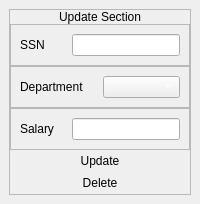
                     <widget class="QFrame" name="frame_197">
                      <property name="sizePolicy">
                       <sizepolicy hsizetype="Preferred" vsizetype="Preferred">
                        <horstretch>0</horstretch>
                        <verstretch>0</verstretch>
                       </sizepolicy>
                      </property>
                      <property name="frameShape">
                       <enum>QFrame::NoFrame</enum>
                      </property>
                      <property name="frameShadow">
                       <enum>QFrame::Plain</enum>
                      </property>
                      <layout class="QVBoxLayout" name="verticalLayout_124" stretch="0">
                       <property name="spacing">
                        <number>9</number>
                       </property>
                       <property name="leftMargin">
                        <number>9</number>
                       </property>
                       <property name="topMargin">
                        <number>9</number>
                       </property>
                       <property name="rightMargin">
                        <number>9</number>
                       </property>
                       <property name="bottomMargin">
                        <number>9</number>
                       </property>
                       <item alignment="Qt::AlignVCenter">
                        <widget class="QFrame" name="frame_207">
                         <property name="frameShape">
                          <enum>QFrame::StyledPanel</enum>
                         </property>
                         <property name="frameShadow">
                          <enum>QFrame::Raised</enum>
                         </property>
                         <layout class="QVBoxLayout" name="verticalLayout_145">
                          <property name="spacing">
                           <number>0</number>
                          </property>
                          <property name="leftMargin">
                           <number>0</number>
                          </property>
                          <property name="topMargin">
                           <number>0</number>
                          </property>
                          <property name="rightMargin">
                           <number>0</number>
                          </property>
                          <property name="bottomMargin">
                           <number>0</number>
                          </property>
                          <item alignment="Qt::AlignBottom">
                           <widget class="QLabel" name="label_111">
                            <property name="styleSheet">
                             <string notr="true">font: 16pt &quot;Century Gothic&quot;;</string>
                            </property>
                            <property name="text">
                             <string>Update Section</string>
                            </property>
                            <property name="alignment">
                             <set>Qt::AlignCenter</set>
                            </property>
                           </widget>
                          </item>
                          <item>
                           <widget class="QFrame" name="frame_210">
                            <property name="frameShape">
                             <enum>QFrame::StyledPanel</enum>
                            </property>
                            <property name="frameShadow">
                             <enum>QFrame::Raised</enum>
                            </property>
                            <layout class="QHBoxLayout" name="horizontalLayout_75">
                             <item>
                              <widget class="QLabel" name="label_113">
                               <property name="styleSheet">
                                <string notr="true">font: 12pt &quot;Century Gothic&quot;;
</string>
                               </property>
                               <property name="text">
                                <string>SSN</string>
                               </property>
                              </widget>
                             </item>
                             <item alignment="Qt::AlignRight">
                              <widget class="QLineEdit" name="employee_update_ssn"/>
                             </item>
                            </layout>
                           </widget>
                          </item>
                          <item>
                           <widget class="QFrame" name="frame_209">
                            <property name="frameShape">
                             <enum>QFrame::StyledPanel</enum>
                            </property>
                            <property name="frameShadow">
                             <enum>QFrame::Raised</enum>
                            </property>
                            <layout class="QHBoxLayout" name="horizontalLayout_25">
                             <item>
                              <widget class="QLabel" name="label_112">
                               <property name="styleSheet">
                                <string notr="true">font: 12pt &quot;Century Gothic&quot;;</string>
                               </property>
                               <property name="text">
                                <string>Department</string>
                               </property>
                              </widget>
                             </item>
                             <item>
                              <widget class="QComboBox" name="emplyee_update_department_combo">
                               <property name="styleSheet">
                                <string notr="true">font: 10pt &quot;Century Gothic&quot;;
color: rgb(255, 255, 255);</string>
                               </property>
                              </widget>
                             </item>
                            </layout>
                           </widget>
                          </item>
                          <item>
                           <widget class="QFrame" name="frame_212">
                            <property name="frameShape">
                             <enum>QFrame::StyledPanel</enum>
                            </property>
                            <property name="frameShadow">
                             <enum>QFrame::Raised</enum>
                            </property>
                            <layout class="QHBoxLayout" name="horizontalLayout_77">
                             <item>
                              <widget class="QLabel" name="label_115">
                               <property name="styleSheet">
                                <string notr="true">font: 12pt &quot;Century Gothic&quot;;
</string>
                               </property>
                               <property name="text">
                                <string>Salary</string>
                               </property>
                              </widget>
                             </item>
                             <item alignment="Qt::AlignRight">
                              <widget class="QLineEdit" name="employee_update_salary"/>
                             </item>
                            </layout>
                           </widget>
                          </item>
                          <item>
                           <widget class="QPushButton" name="employee_update_btn">
                            <property name="cursor">
                             <cursorShape>PointingHandCursor</cursorShape>
                            </property>
                            <property name="styleSheet">
                             <string notr="true">font: 16pt &quot;Century Gothic&quot;;</string>
                            </property>
                            <property name="text">
                             <string>Update</string>
                            </property>
                            <property name="flat">
                             <bool>true</bool>
                            </property>
                           </widget>
                          </item>
                          <item>
                           <widget class="QPushButton" name="employee_delete_btn">
                            <property name="cursor">
                             <cursorShape>PointingHandCursor</cursorShape>
                            </property>
                            <property name="styleSheet">
                             <string notr="true">font: 16pt &quot;Century Gothic&quot;;</string>
                            </property>
                            <property name="text">
                             <string>Delete</string>
                            </property>
                            <property name="flat">
                             <bool>true</bool>
                            </property>
                           </widget>
                          </item>
                         </layout>
                        </widget>
                       </item>
                      </layout>
                     </widget>
